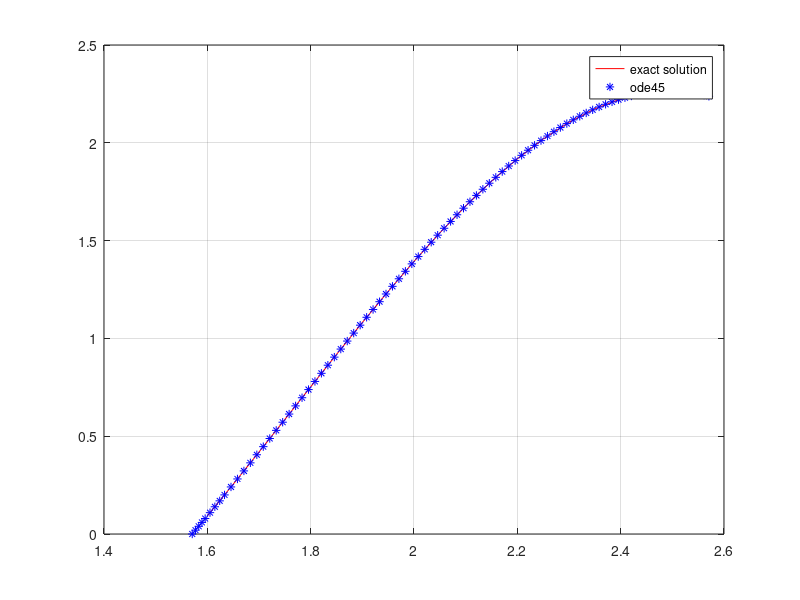

Here is the MATLAB script that generated this plot:
 x1 = 1.6:0.05:2.5;
 function g = fi(x1)
g = -0.25.*(pi.^2-4.*x1.^2).*sin(x1);
end
y1 = fi(x1)
function [q] = f(t, y1)
q = [2.*t.*sin(t)+ y1.*cot(t)];
end
opt = odeset ("RelTol", 1e-6, "AbsTol", 1e-6, 'InitialStep', 0.025,'MaxStep', 0.05);
[x45, y45] = ode45 (@(t, y1) f(t, y1), [pi./2 pi./2+1], 0, opt);
figure();
plot(x1, y1,'-r;exact solution;', x45, y45,'*b;ode45;');
grid on;
